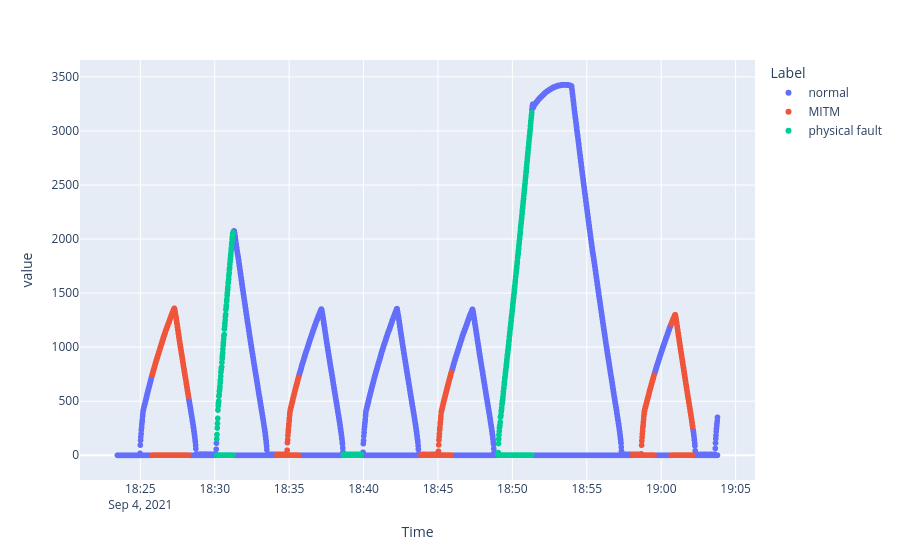

Notebook source saved alongside this figure:
### Code cell
# Plot scatter plot

fig = px.scatter(df_attack, x='Time', y=['Tank_3','Label_n'], color='Label')
fig.show()

### Figure 1 — Plotly figure (JSON) as saved in the notebook; plotly's stock layout.template omitted (floating-point values rounded to 4 significant figures; data arrays with more than 128 entries replaced by an {"elided": "..."} marker saying what was removed)
{"data": [{"hovertemplate": "Label=normal<br>Time=%{x}<br>value=%{y}<extra></extra>", "legendgroup": "normal", "marker": {"color": "#636efa", "symbol": "circle"}, "mode": "markers", "name": "normal", "showlegend": true, "type": "scattergl", "x": {"elided": "3220 str values"}, "xaxis": "x", "y": {"elided": "3220 int values"}, "yaxis": "y"}, {"hovertemplate": "Label=MITM<br>Time=%{x}<br>value=%{y}<extra></extra>", "legendgroup": "MITM", "marker": {"color": "#EF553B", "symbol": "circle"}, "mode": "markers", "name": "MITM", "showlegend": true, "type": "scattergl", "x": {"elided": "1066 str values"}, "xaxis": "x", "y": {"elided": "1066 int values"}, "yaxis": "y"}, {"hovertemplate": "Label=physical fault<br>Time=%{x}<br>value=%{y}<extra></extra>", "legendgroup": "physical fault", "marker": {"color": "#00cc96", "symbol": "circle"}, "mode": "markers", "name": "physical fault", "showlegend": true, "type": "scattergl", "x": {"elided": "554 str values"}, "xaxis": "x", "y": {"elided": "554 int values"}, "yaxis": "y"}], "layout": {"legend": {"title": {"text": "Label"}, "tracegroupgap": 0}, "margin": {"t": 60}, "xaxis": {"anchor": "y", "domain": [0, 1], "title": {"text": "Time"}}, "yaxis": {"anchor": "x", "domain": [0, 1], "title": {"text": "value"}}}}
